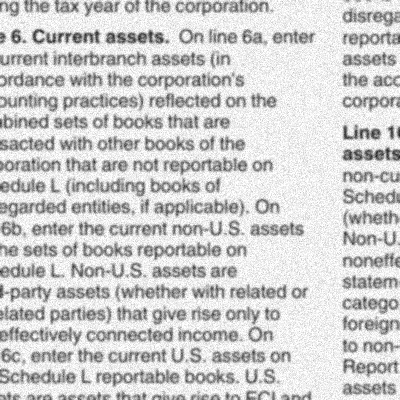
#> input picture train/0005-IRS-irs-pdf_i1120f.pdf-32.png, 400 x 400 px, given as the content of the folder C:/Users/prate/Downloads/train (1)/train/train_cleaned/, which was not available
$ python generate_dataset.py
#> lines starting #> are read from the running program, lines starting #| are printed output that depends on the picture; pictures that were not available may be replaced by others from this repository, and a replacement may not be noted
import cv2
import numpy as np
import os

clean_path = "C:/Users/prate/Downloads/train (1)/train/train_cleaned/"
noisy_path = "C:/Users/prate/OneDrive/Desktop/ImageDenoisingApp/train/"

os.makedirs(noisy_path, exist_ok=True)

for file in os.listdir(clean_path):
    img = cv2.imread(os.path.join(clean_path, file), 0)
#> img is the input picture: shape (400, 400); min 34, max 255, mean 208.2

    if img is None:
        continue

    # --- Blur ---
    noisy = cv2.GaussianBlur(img, (5,5), 0)
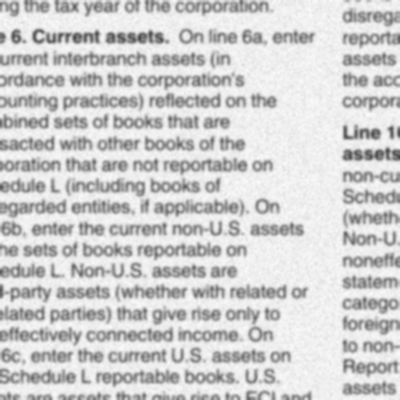
#> noisy: shape (400, 400); min 70, max 250, mean 208.2

    # --- Gaussian Noise ---
    noise = np.random.normal(0, 15, img.shape)
    noisy = noisy + noise
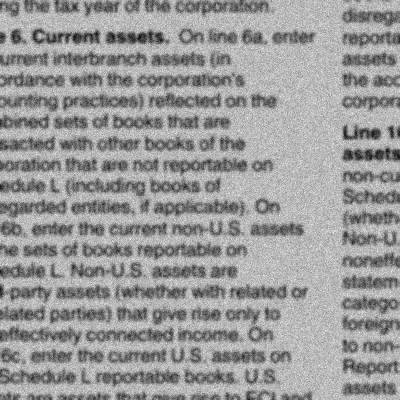
#> noisy: shape (400, 400) float64; min 47.94, max 310.3, mean 208.3; drawn with min black and max white

    # --- Random brightness variation ---
    alpha = np.random.uniform(0.8, 1.2)
    noisy = noisy * alpha

    # --- Clip ---
    noisy = np.clip(noisy, 0, 255).astype(np.uint8)
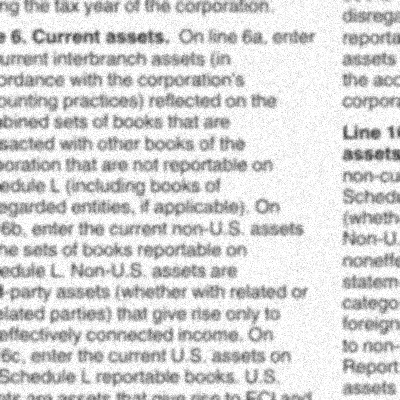
#> noisy: shape (400, 400); min 50, max 255, mean 216

    cv2.imwrite(os.path.join(noisy_path, file), noisy)

print("✅ Dataset generated successfully")

$ run again, on train/0013-LOC-FreeLCC_LCC_B-BJ2021TEXT.pdf-020.png
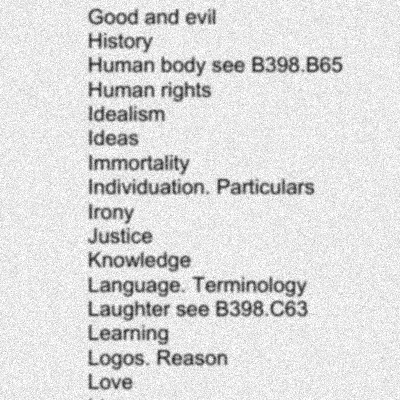
#> input picture train/0013-LOC-FreeLCC_LCC_B-BJ2021TEXT.pdf-020.png, 400 x 400 px, given as the content of the folder C:/Users/prate/Downloads/train (1)/train/train_cleaned/, which was not available
#> img is the input picture: shape (400, 400); min 16, max 255, mean 221.2
#> `noisy = noisy + noise`:
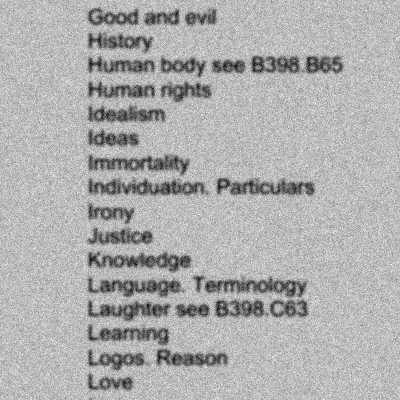
#> noisy: shape (400, 400) float64; min 47.41, max 300, mean 221.2; drawn with min black and max white
#> `noisy = np.clip(noisy, 0, 255).astype(np.uint8)`:
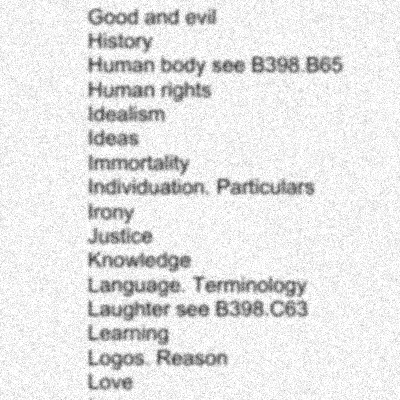
#> noisy: shape (400, 400); min 49, max 255, mean 229.5

$ run again, on train/0013-LOC-FreeLCC_LCC_B-BJ2021TEXT.pdf-068.png
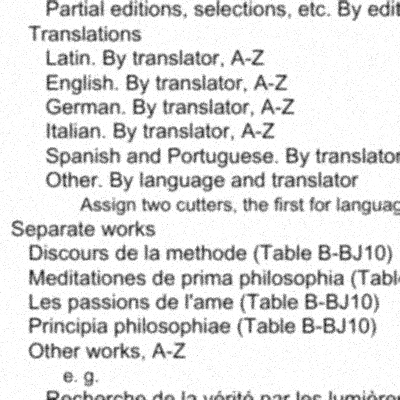
#> input picture train/0013-LOC-FreeLCC_LCC_B-BJ2021TEXT.pdf-068.png, 400 x 400 px, given as the content of the folder C:/Users/prate/Downloads/train (1)/train/train_cleaned/, which was not available
#> img is the input picture: shape (400, 400); min 20, max 255, mean 226.8
#> `noisy = noisy + noise`:
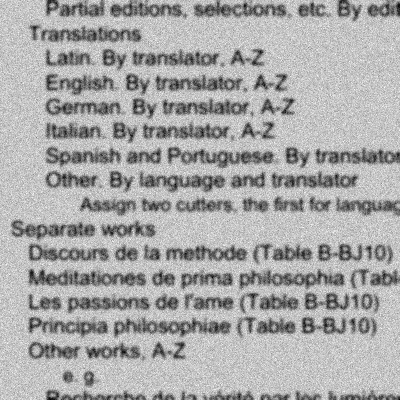
#> noisy: shape (400, 400) float64; min 57.12, max 310.7, mean 226.8; drawn with min black and max white
#> `noisy = np.clip(noisy, 0, 255).astype(np.uint8)`:
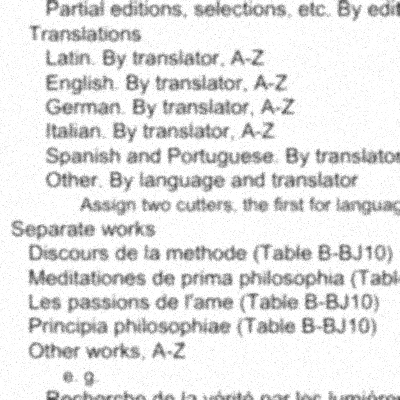
#> noisy: shape (400, 400); min 59, max 255, mean 229.7

$ run again, on train/0013-LOC-FreeLCC_LCC_B-BJ2021TEXT.pdf-131.png
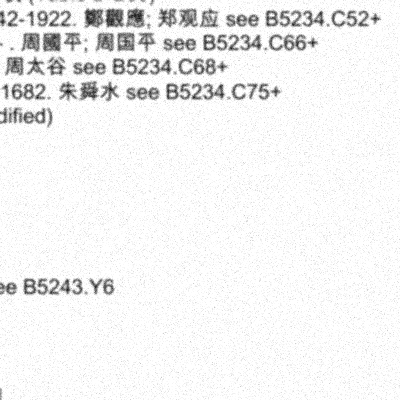
#> input picture train/0013-LOC-FreeLCC_LCC_B-BJ2021TEXT.pdf-131.png, 400 x 400 px, given as the content of the folder C:/Users/prate/Downloads/train (1)/train/train_cleaned/, which was not available
#> img is the input picture: shape (400, 400); min 8, max 255, mean 241.7
#> `noisy = cv2.GaussianBlur(img, (5,5), 0)`:
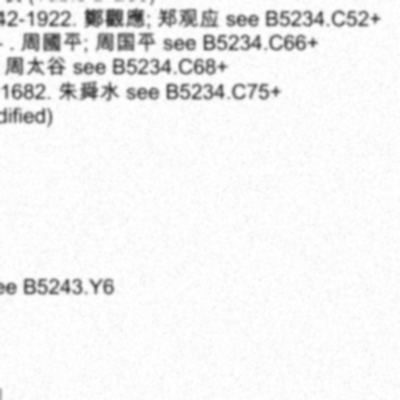
#> noisy: shape (400, 400); min 52, max 255, mean 241.7
#> `noisy = noisy + noise`:
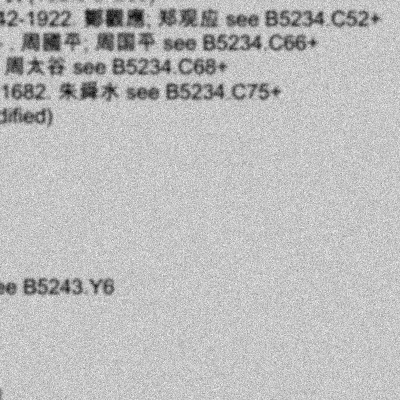
#> noisy: shape (400, 400) float64; min 30.8, max 315.3, mean 241.8; drawn with min black and max white
